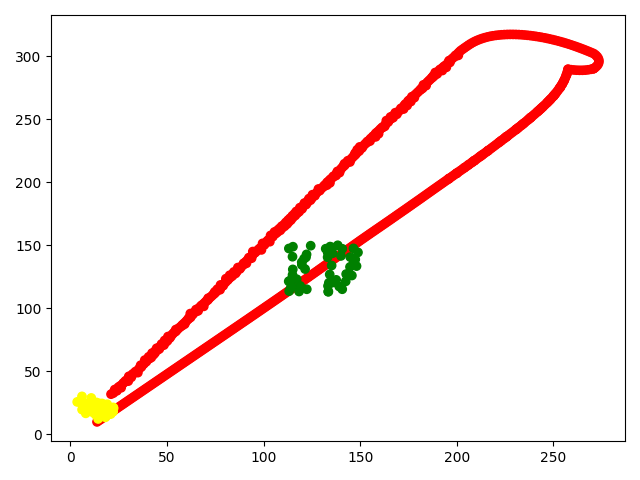
#> input picture strombom/exp3_path.png, 640 x 480 px; its folder holds only this picture in this run
$ python -i strombom.py   (imports and definitions only)
#> lines starting #> are read from the running program, lines starting #| are printed output that depends on the picture
# %%
from tqdm import tqdm
import numpy as np
from scipy.spatial.distance import cdist
import seaborn as sns
import matplotlib.pyplot as plt
import pandas as pd
import time
from scipy.spatial import ConvexHull, convex_hull_plot_2d
import math
import gym
from gym import error, spaces, utils
from gym.utils import seeding


seed = 1
# [1 line not run here, left out]


class shepherd():
    def __init__(self):
        self.coords = np.random.uniform(0, 0.1, 2).reshape(1, 2) * 150 / scale
        self.headings = [np.copy(self.coords)]
        self.history = []


class sheep():
    def __init__(self, id):
        self.id = id
        self.coords = np.random.uniform(0.75, 1, 2).reshape(1, 2) * 150 / scale
        self.headings = [np.copy(self.coords)]
        self.history = []

scale =1
NUM_SHEEP = 50
NUM_NEIGHBOURS = 30
agent_shepherd_repulsion_threshold = 65
inter_agent_repulsion_threshold = 2
relative_agent_repulsion = 2
relative_agent_attraction = 1.05
relative_shepherd_repulsion = 1
relative_inertia = 0.5
relative_angular_noise = 0.3
agent_displacement = 1
grazing_moving_prob = 0.05
shepherd_displacement = 1.5
agent_distances = np.zeros((NUM_SHEEP, NUM_SHEEP))


agents = [sheep(i) for i in range(NUM_SHEEP)]
driver = shepherd()


TIMESTEPS = 100


def get_gcm():
    coords = [i.coords for i in agents]
    return (sum(coords) / len(coords))


def n_nearest(i):
    return (agent_distances[i, :].argsort()[1:NUM_NEIGHBOURS + 1])


def update_distances():
    global agent_distances
    coords = np.asarray([i.coords for i in agents]).reshape(-1, 2)
    agent_distances = cdist(coords, coords)


# [15 lines left out: functions get_lcm, inter_agent_repulsion, not called in this run]


def get_error():
    return (np.zeros((1, 2)))


## Sheherd functions


# [96 lines left out: functions shepherd_agent_repulsion, shepherd_proximity_check, furthest_from_gcm, normalize, visualize, visualize_gcm and 2 more, not called in this run]


def reset_game():
    global agents
    global driver
    global agent_distances
    agent_distances = np.zeros((NUM_SHEEP, NUM_SHEEP))
    agents = [sheep(i) for i in range(NUM_SHEEP)]
    driver = shepherd()
    update_distances()
    # visualize()


# [18 lines left out: function play_shepherd_move, not called in this run]


def play_sheep_move(i):
    global agents
    global driver
    global agent_distances
    agents[i].history.append(np.copy(agents[i].coords))
    inertia = relative_inertia * normalize(agents[i].headings[-1])
    shepherd_repulsion = relative_shepherd_repulsion * normalize(shepherd_agent_repulsion(i))
    herd_attraction = relative_agent_attraction * normalize(get_lcm(i) - agents[i].coords)
    neighbour_repulsion = relative_agent_repulsion * normalize(inter_agent_repulsion(i))
    noise_factor = relative_angular_noise * get_error()
    new_heading = inertia + herd_attraction + neighbour_repulsion + shepherd_repulsion + noise_factor
    agents[i].headings.append(new_heading)
    displacement = agent_displacement * new_heading
    if (shepherd_repulsion.all() == 0):
        displacement = 0
    agents[i].coords += displacement


# [11 lines left out: function plot_current, not called in this run]

## Function calls

reset_game()

count = 0
#
# [12 lines not run here, left out]

>>> import cv2
>>> picture = cv2.imread('exp3_path.png', cv2.IMREAD_GRAYSCALE)
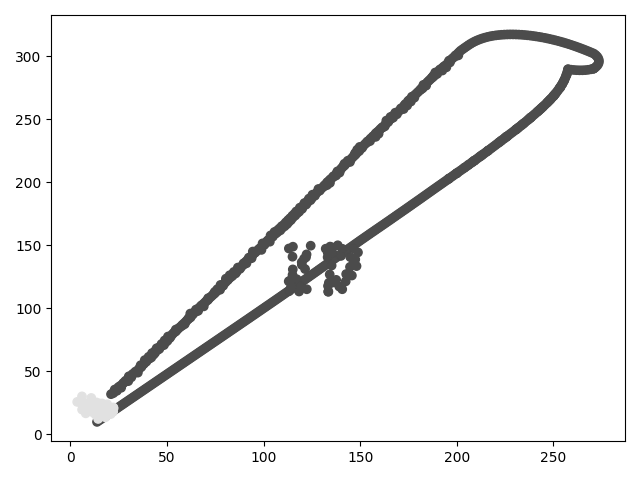
#> picture: shape (480, 640); min 0, max 255, mean 243.6
#> (the run stopped early here; a loop or call above may not have finished)

$ run again, on strombom/exp5_path.png
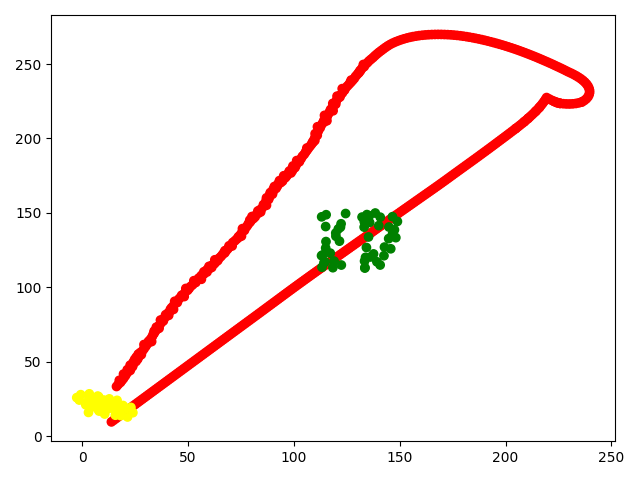
#> input picture strombom/exp5_path.png, 640 x 480 px
#> `picture = cv2.imread('exp3_path.png', cv2.IMREAD_GRAYSCALE)`:
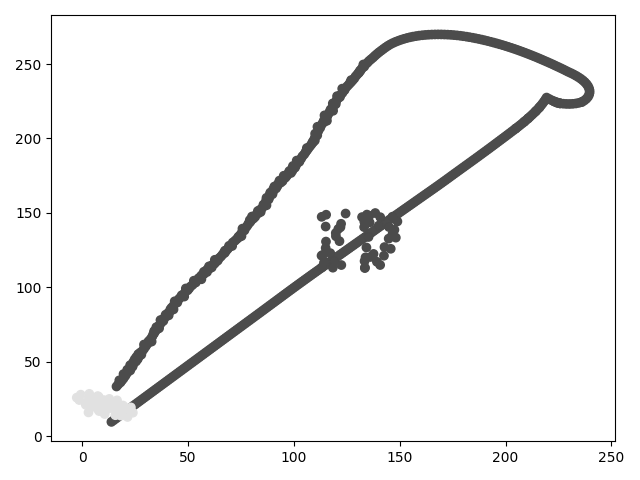
#> picture: shape (480, 640); min 0, max 255, mean 243.7
